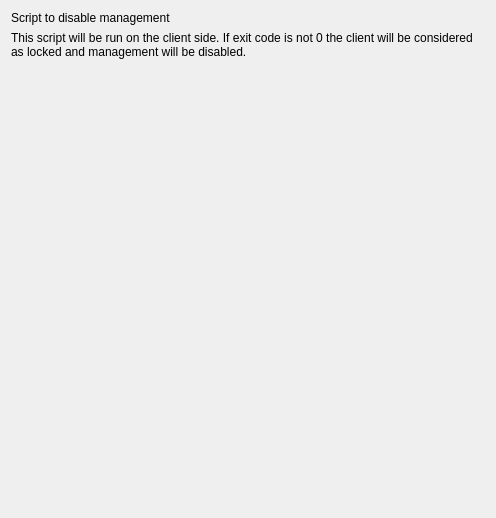
<?xml version="1.0" encoding="UTF-8"?>
<ui version="4.0">
 <class>BlockerScriptForm</class>
 <widget class="QWidget" name="BlockerScriptForm">
  <property name="geometry">
   <rect>
    <x>0</x>
    <y>0</y>
    <width>496</width>
    <height>518</height>
   </rect>
  </property>
  <property name="windowTitle">
   <string>Form</string>
  </property>
  <layout class="QVBoxLayout" name="verticalLayout">
   <item>
    <widget class="QLabel" name="label">
     <property name="text">
      <string>Script to disable management</string>
     </property>
    </widget>
   </item>
   <item>
    <widget class="QLabel" name="lTipTest">
     <property name="text">
      <string>This script will be run on the client side. If exit code is not 0 the client will be considered as locked and management will be disabled.</string>
     </property>
     <property name="wordWrap">
      <bool>true</bool>
     </property>
    </widget>
   </item>
   <item>
    <widget class="EmbeddedScriptEditorWidget" name="editor"/>
   </item>
   <item>
    <spacer name="verticalSpacer">
     <property name="orientation">
      <enum>Qt::Vertical</enum>
     </property>
     <property name="sizeHint" stdset="0">
      <size>
       <width>20</width>
       <height>40</height>
      </size>
     </property>
    </spacer>
   </item>
  </layout>
 </widget>
 <customwidgets>
  <customwidget>
   <class>EmbeddedScriptEditorWidget</class>
   <extends>QWidget</extends>
   <header>FWAdminLib/EmbeddedScriptEditorWidget.h</header>
  </customwidget>
 </customwidgets>
 <resources/>
 <connections/>
</ui>
